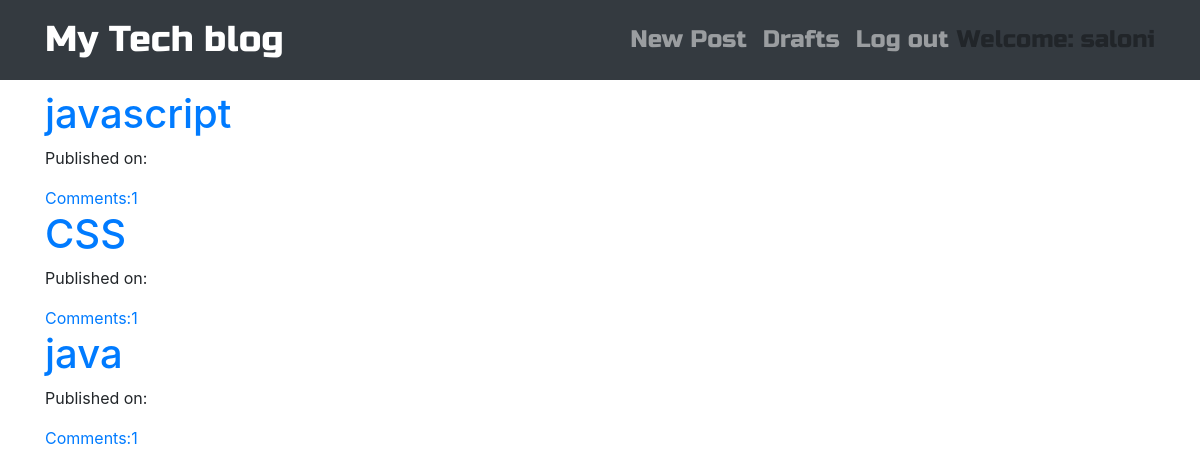
The app's page / (signed in) with its own data.
### blog/models.py (models this page shows, shortened)
class Post(models.Model):
    author = models.ForeignKey('auth.User', on_delete=models.CASCADE)
    title = models.CharField(max_length=200)
    text = models.TextField()
    created_date = models.DateTimeField(default=timezone.now)
    published_date = models.DateTimeField(blank=True, null=True)
    def approve_comments(self):
        return self.comments.filter(approved_comment=True)

### blog/views.py (the view)
# urls.py: path('',views.PostListView.as_view(),name='post_list'),
class PostListView(ListView):
    model = Post
    def get_queryset(self):
        return Post.objects.filter(published_date__lte=timezone.now()).order_by('-published_date')

### blog/templates/blog/post_list.html
{% extends 'blog/base.html' %}
{% block content %}
<div class="centerstage">
    {% for post in post_list %}
    <div class ="post">
        <h1><a href="{% url 'post_detail' pk=post.pk %}">{{ post.title }}</a>
        </h1>
        <div class="date">
            <p>
                Published on:{{post.published|date:"D M Y"}}
            </p>
        </div>
        <a href="{% url 'post_detail' pk=post.pk %}">Comments:{{ post.approve_comments.count }}</a>
    </div>
    {% endfor %}
</div>
{% endblock %}

### blog/templates/blog/base.html (shortened to what this page needs)
<!DOCTYPE html>
{% load static %}
<html>
  <head>
    <link rel="stylesheet" href="https://stackpath.bootstrapcdn.com/bootstrap/4.1.3/css/bootstrap.min.css"
>
    <link href="https://maxcdn.bootstrapcdn.com/font-awesome/4.7.0/css/font-awesome.min.css" rel="stylesheet">
    <link rel="stylesheet" href="//cdn.jsdelivr.net/medium-editor/latest/css/medium-editor.min.css" type="text/css" media="screen" charset="utf-8">
    <link rel="stylesheet" href="{% static 'css/blog.css' %}">
  </head>
  <body class='loader'>
    <nav class="navbar navbar-expand-lg bg-light navbar-dark bg-dark techfont">
      <div class="container">
        <div class="navbar-nav align-items-center">
          <a class="navbar-brand bigbrand" href="{% url 'post_list' %}">My Tech blog</a>
        </div>
        <div class="navbar-nav align-items-center ml-auto">
          {% if user.is_authenticated %}
            <a class="nav-item nav-link" href="{% url 'post_new' %}">New Post</a>
            <a class="nav-item nav-link" href="{% url 'post_draft_list' %}">Drafts</a>
            <a class="nav-item nav-link" href="{% url 'logout' %}">Log out</a>
            <a >    Welcome: {{ user.username }}</a>
          {% else %}
            <a class="nav-item nav-link" href="{% url 'login' %}" aria-label="Login">
              <span class="fa fa-user" aria-hidden="true"></span></a>
          {% endif %}
        </div>
      </div>
    </nav>
          <div class="content container">
              <div class="row">
                  <div class="col-md-8">
                    <div class="blog_posts">
                      {% block content %}
                      {% endblock %}
                    </div>
                  </div>
              </div>
          </div>
  </body>
</html>

### blog/static/css/blog.css (style rules this page uses)
.techfont { font-family: 'Russo One', sans-serif; font-size: 1.5em; margin-bottom: 10px; }
.centerstage { margin-left: auto; margin-right: auto; }
.bigbrand { font-size: 1.5em; }
.loader { filter:hue-rotate(0deg); color: linear-gradient(45deg,#0f8,#08f); animation:hue 5000ms infinite linear; }

### records on screen
Post: title "javascript", approve_comments.count "1"
Post: title "CSS", approve_comments.count "1"
Post: title "java", approve_comments.count "1"

### other values on screen
{{ user.username }} "saloni"
